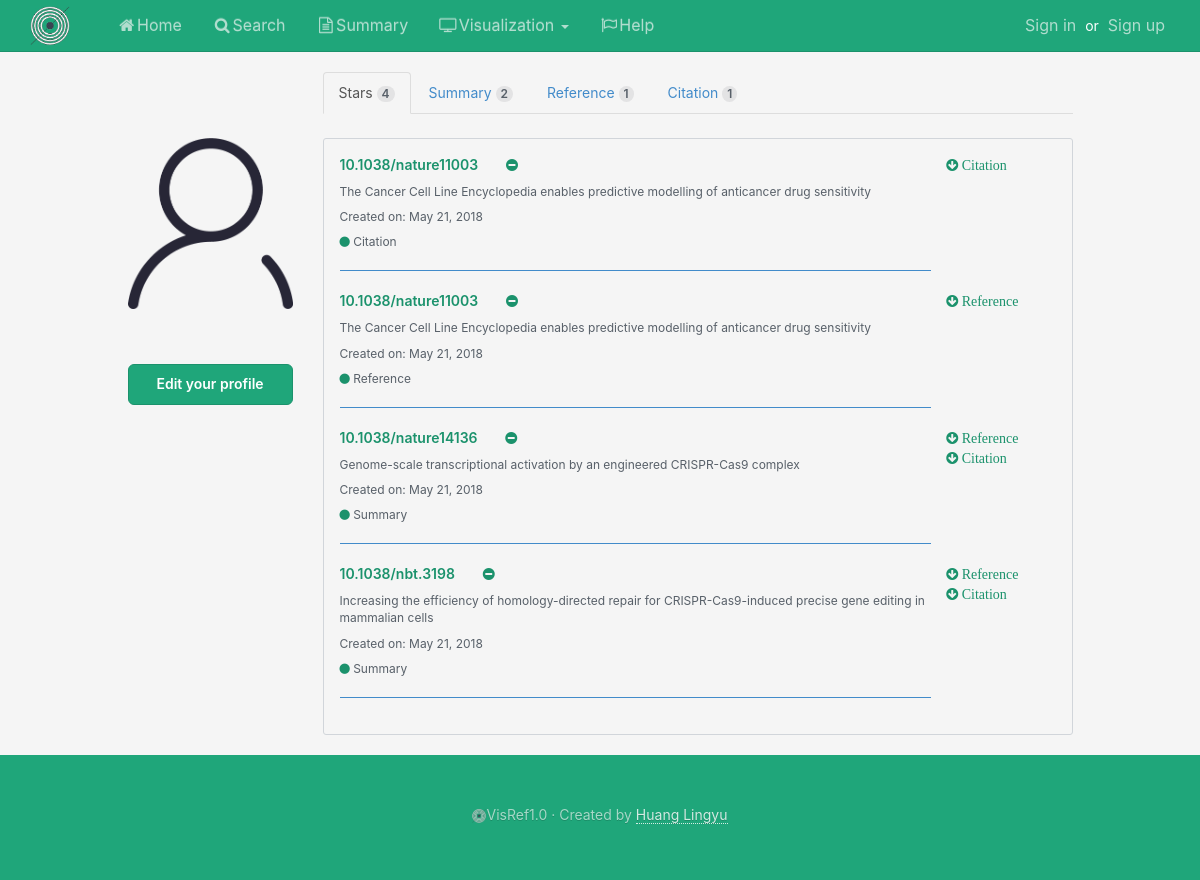
Screenshot of /indiv/hly/stars/ with the database file from the repository.
### visualRef/models.py (models this page shows, shortened)
class Star(models.Model):
    username=models.CharField(max_length=100)
    star_doi=models.CharField(max_length=100)
    star_file=models.CharField(max_length=100)
    star_title=models.CharField(max_length=500)
    star_source=models.CharField(max_length=100)
    star_time=models.DateField()

### visualRef/views.py (the view)
# urls.py: url(r'^indiv/([^/]+)/stars/([^/]*)$',views.view_stars),
def view_stars(request,username,cat):
    total_results=Star.objects.filter(username=username)
    sum_results=Star.objects.filter(username=username,star_source='Summary')
    ref_results = Star.objects.filter(username=username, star_source='Reference')
    cit_results = Star.objects.filter(username=username, star_source='Citation')
    results={'cat':cat,
             'len_total':len(total_results),
             'len_sum':len(sum_results),
             'len_ref':len(ref_results),
             'len_cit':len(cit_results)}
    if(cat==''):
        ids='id_star'
        results['results']=total_results
        results['length']=len(total_results)
    elif(cat=='summary'):
        ids='id_star_summary'
        results['results'] = sum_results
        results['length'] = len(sum_results)
    elif(cat=='reference'):
        ids='id_star_ref'
        results['results'] = ref_results
        results['length'] = len(ref_results)
    elif(cat=='citation'):
        ids='id_star_cit'
        results['results'] = cit_results
        results['length'] = len(cit_results)
    else:
        ids='Unknown'
        results['results'] = total_results
        results['length'] = len(total_results)
    results['ids']=json.dumps(ids)
    url_flag = url_check(request.META.get('HTTP_REFERER', '/'))
    if url_flag == 'no':
        request.session['login_from'] = request.META.get('HTTP_REFERER', '/')  # 记录原操作界面
    return render(request,'stars.html',results)

### visualRef/views.py (called while the page is built)
def url_check(url):
    url_list = ['login', 'register', 'logout', 'indiv','password_reset']
    for u in url_list:
        if (u in url):
            return 'yes'
    return 'no'

### templates/stars.html (shortened to what this page needs)
{% extends "base.html" %}
{% block jumbotron %}
    <div class="container">
        <div>&nbsp;</div>
        <div class="row font-en">
            <div class="col-md-1"></div>
            <div class="col-md-2 stars-profile">
                <dl class="form-group">
                    <dd>
                        <img src="/media/usr/{{ request.user.id }}.jpg" onerror="javascript:this.src='/media/usr/user.png'">
                    </dd>
                </dl>
                <dl class="form-group">
                    <dt>
                    </dt>
                    <dd>
                        <a class="btn btn-lg btn-block button-green" href="/indiv/{{ request.user.username }}/profile/">Edit your profile</a>
                    </dd>
                </dl>
            </div>
            <div class="col-md-8">
                <ul id="starTab" class="nav nav-tabs">
                    <li id="id_star" class="">
                        <a href="/indiv/{{ request.user.username }}/stars/">Stars
                            <span class="counter">{{ len_total }}</span>
                        </a>
                    </li>
                    <li id="id_star_summary" class="">
                        <a href="/indiv/{{ request.user.username }}/stars/summary">Summary
                            <span class="counter">{{ len_sum }}</span></a>
                    </li>
                    <li id="id_star_ref" class="">
                        <a href="/indiv/{{ request.user.username }}/stars/reference">Reference
                            <span class="counter">{{ len_ref }}</span></a>
                    </li>
                    <li id="id_star_cit" class="">
                        <a href="/indiv/{{ request.user.username }}/stars/citation">Citation
                        <span class="counter">{{ len_cit }}</span></a>
                    </li>
                </ul>
                <div class="stars-list">
                    {% if length != 0 %}
                    <div class="textbox-custom">
                    {% load pagination_tags %}
                        <div class="row">
                        {% for content in results %}
                            <div class="col-md-10">
                                <div class="text-title">{{ content.star_doi }}&nbsp;&nbsp;&nbsp;&nbsp;&nbsp;&nbsp;
                                    <i class="fa fa-fw fa-minus-circle stars-download" aria-hidden="true" onclick="deleteLike('{{ content.star_doi }}','{{ request.user.username }}','{{ content.star_source }}')"></i>
                                </div>
                                <div class="text-content">{{ content.star_title }}</div>
                                <div class="text-content">Created on: {{ content.star_time }}</div>
                                <div class="text-content"><i class="fa fa-circle" aria-hidden="true"></i>&nbsp;{{ content.star_source }}</div>
                                <hr class="indiv-hr">
                            </div>
                            <div class="col-md-2">
                                {% if content.star_source == 'Summary' or content.star_source == 'Reference' %}
                                <div class="row">
                                    <a href="/media/ref/{{ content.star_file }}">
                                        <i class="fa fa-fw fa-arrow-circle-down stars-download" aria-hidden="true">&nbsp;Reference</i>
                                    </a>
                                </div>
                                {% endif %}
                                {% if content.star_source == 'Summary' or content.star_source == 'Citation' %}
                                <div class="row">
                                    <a href="/media/cit/{{ content.star_file }}">
                                        <i class="fa fa-fw fa-arrow-circle-down stars-download" aria-hidden="true">&nbsp;Citation</i>
                                    </a>
                                </div>
                                {% endif %}
                            </div>
                        {% endfor %}
                        </div>
                    </div>
                    {% else %}
                    <div class="no-star-list ta-c">
                        <p style="color: grey"><i class="fa fa-fw fa-star"></i></p>
                        <p>You haven't collected&nbsp;{% if cat == '' %}anything{% else %}{{ cat }}{% endif %}&nbsp;yet.</p>
                    </div>
                    {% endif %}
                </div>
            </div>
            <div class="col-md-1"></div>
        </div>
        <div>&nbsp;</div>
    </div>
{% endblock %}

### static/css/main.css (style rules this page uses)
body { padding-top: 0 !important; }
.stars-list { margin-top: 24px; }
.textbox-custom { padding: 16px; border-width: 1px; border-color: rgb(209, 213, 218); border-radius: 3px; border-style: solid; }
.textbox-custom .text-title { color: #1b926c; font-weight: 600; }
.textbox-custom .text-content { margin: 8px 0 8px 0; color:rgb(88, 96, 105); font-size: 12px; }
.textbox-custom .text-content i { color:#1b926c ; }
.font-en { font-family: -apple-system,BlinkMacSystemFont,"Segoe UI",Helvetica,Arial,sans-serif,"Apple Color Emoji","Segoe UI Emoji","Segoe UI Symbol" !important; }
.nav-tabs > li.active > a { background-color: rgb(245,245,245) !important; }
.indiv-hr { border-color: rgb(66, 139, 202) !important; }
.counter { background-color: rgba(27, 31, 35, 0.08); border-radius: 20px; display: inline-block; padding: 2px 5px; font-size: 12px; font-weight: 600; line-height: 1; color: #586069; }
.stars-download { color: rgb(27, 146, 108); }
.button-green { background-color: rgb(31, 166, 122) !important; border: 1px solid rgb(27, 146, 108) !important; color: white; font-size: 14px; font-weight: 600; margin: 20px 0 10px 0!important; }
.stars-profile { padding-top: 66px }
.stars-profile img { width: 100%;border-radius: 3px }

### rows the page displays
Star: star_doi "10.1038/nature11003", star_title "The Cancer Cell Line Encyclopedia enables predictive modelling of anticancer drug sensitivity", star_time "May 21, 2018", star_source "Citation"
Star: star_doi "10.1038/nature11003", star_title "The Cancer Cell Line Encyclopedia enables predictive modelling of anticancer drug sensitivity", star_time "May 21, 2018", star_source "Reference"
Star: star_doi "10.1038/nature14136", star_title "Genome-scale transcriptional activation by an engineered CRISPR-Cas9 complex", star_time "May 21, 2018", star_source "Summary"
Star: star_doi "10.1038/nbt.3198", star_title "Increasing the efficiency of homology-directed repair for CRISPR-Cas9-induced precise gene editing in mammalian cells", star_time "May 21, 2018", star_source "Summary"

### other values shown
{{ len_total }} "4"
{{ len_sum }} "2"
{{ len_ref }} "1"
{{ len_cit }} "1"
